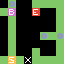

Tiled map render using the project's own tile images. Description and the whole map definition, tile-layer contents included, below:
An orthogonal 8x8 tile map with 8x8 px tiles, 1 tile layer (tiles).

<map version="1.4" tiledversion="1.4.2" orientation="orthogonal" renderorder="right-down" width="8" height="8" tilewidth="8" tileheight="8" infinite="0" nextlayerid="3" nextobjectid="1">
 <properties>
  <property name="title" value="Cans" />
 </properties>
 <tileset firstgid="1" source="tilemap.tsx" />
 <layer id="1" name="tiles" width="8" height="8">
  <data encoding="csv">
0,7,0,0,1,1,1,1,
1,5,0,0,2,0,0,1,
0,1,0,0,0,0,0,1,
0,1,0,0,0,0,0,1,
0,1,0,0,0,7,1,7,
0,1,0,0,0,0,0,1,
0,1,0,0,1,0,0,1,
1,3,1,4,1,1,1,1
</data>
 </layer>
</map>
